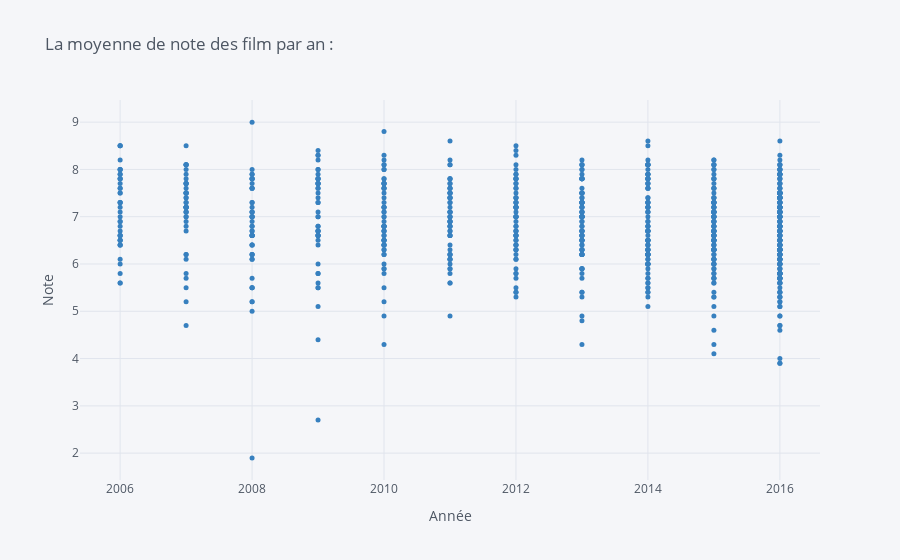

Source (notebook cell):
### Code cell
film_iplot = film.iplot(kind='scatter',x='Year',y='Rating',mode='markers',title='La moyenne de note des film par an : ',xTitle='Année',yTitle='Note',color="blue",size=5)

### Figure 1 — Plotly figure (JSON) as saved in the notebook; plotly's stock layout.template omitted (floating-point values rounded to 4 significant figures; data arrays with more than 128 entries replaced by an {"elided": "..."} marker saying what was removed)
{"data": [{"line": {"color": "rgba(55, 128, 191, 1.0)", "dash": "solid", "shape": "linear", "width": 1.3}, "marker": {"size": 5, "symbol": "circle"}, "mode": "markers", "name": "Rating", "text": "", "type": "scatter", "x": {"elided": "838 int values"}, "y": {"elided": "838 float values"}}], "layout": {"legend": {"bgcolor": "#F5F6F9", "font": {"color": "#4D5663"}}, "paper_bgcolor": "#F5F6F9", "plot_bgcolor": "#F5F6F9", "title": {"font": {"color": "#4D5663"}, "text": "La moyenne de note des film par an : "}, "xaxis": {"gridcolor": "#E1E5ED", "showgrid": true, "tickfont": {"color": "#4D5663"}, "title": {"font": {"color": "#4D5663"}, "text": "Année"}, "zerolinecolor": "#E1E5ED"}, "yaxis": {"gridcolor": "#E1E5ED", "showgrid": true, "tickfont": {"color": "#4D5663"}, "title": {"font": {"color": "#4D5663"}, "text": "Note"}, "zerolinecolor": "#E1E5ED"}}}
